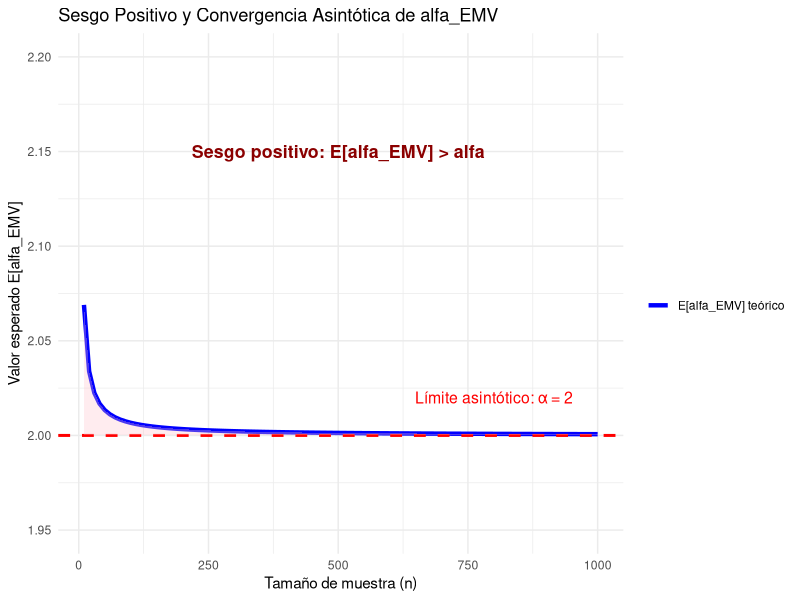
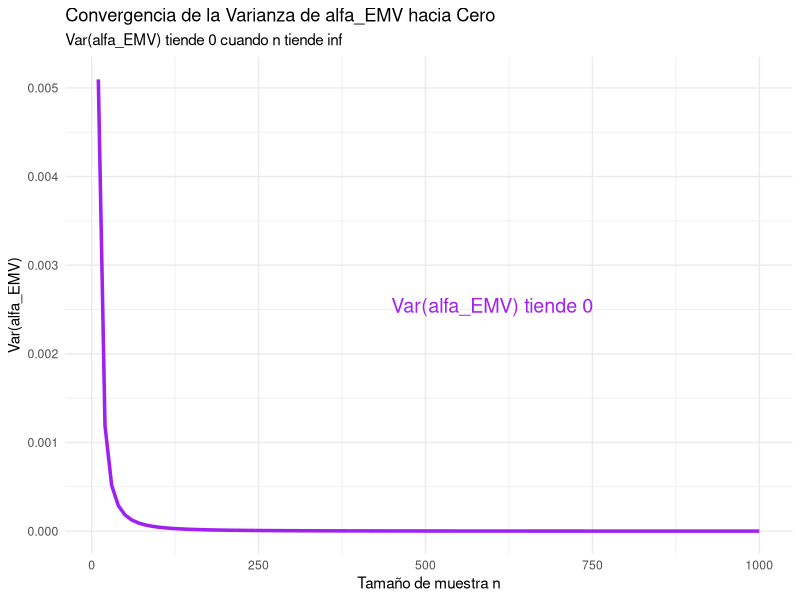
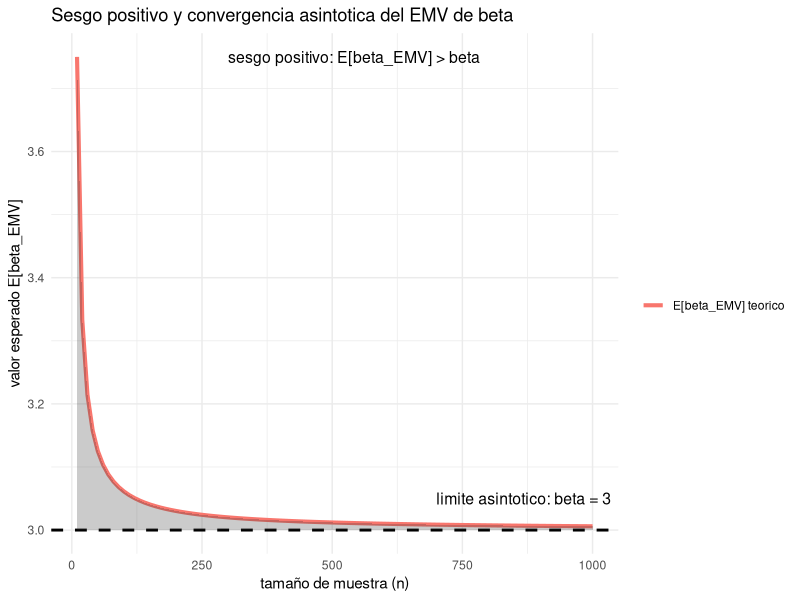
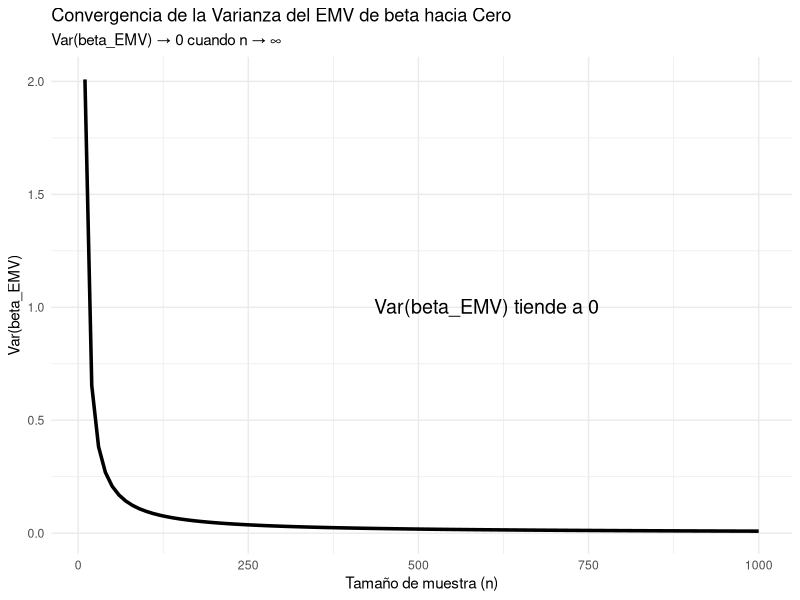
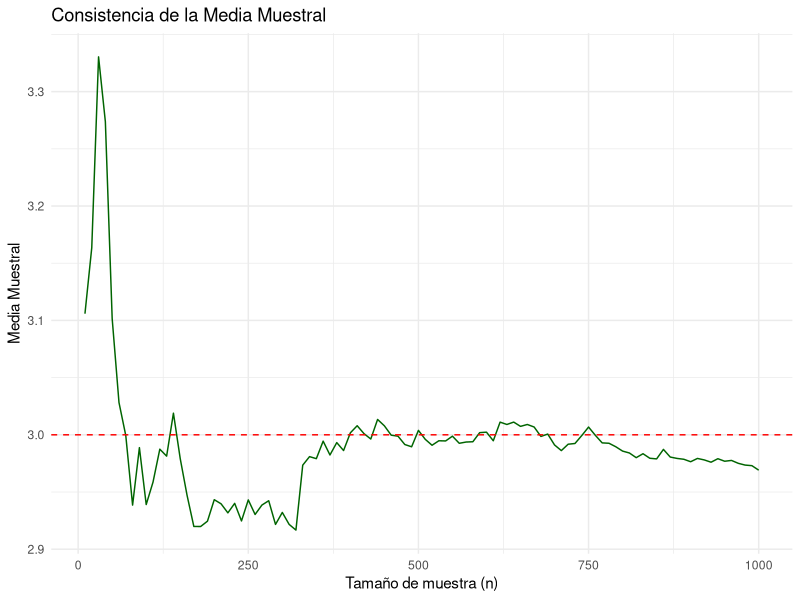
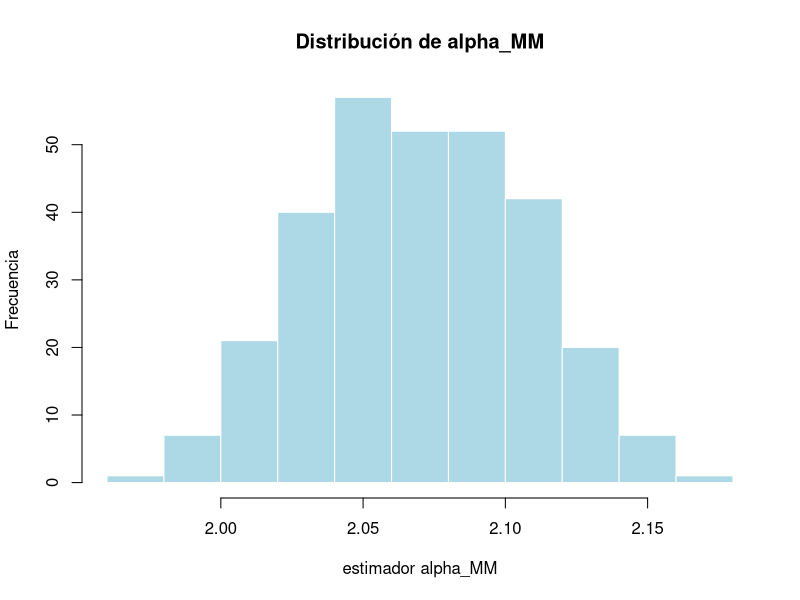
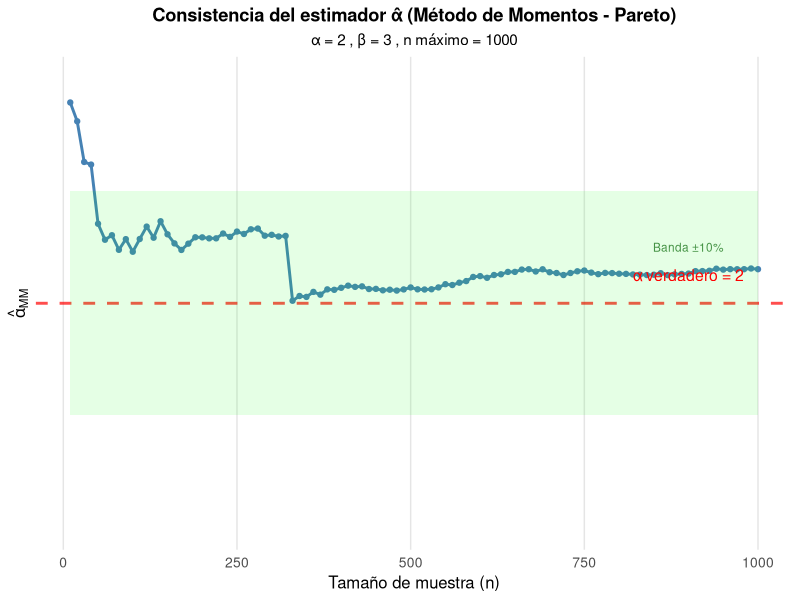
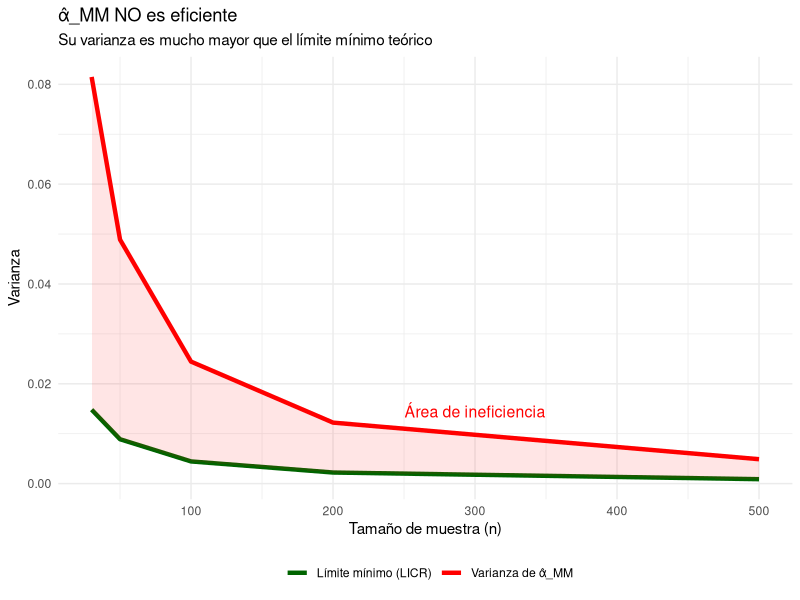

Here is the R script that generated these plots, in order:
## ---- chunk 1
knitr::opts_chunk$set(echo = TRUE)
## ---- chunk 2

# 1. UNA SOLA BASE DE DATOS ORIGINAL (n = 1000)
set.seed(123)
alpha_true <- 2
beta_true <- 3
n <- 1000
reclamos <- alpha_true / (1 - runif(n))^(1/beta_true)
## ---- chunk 3
# 1. Valor observado del mínimo 
alpha_EMV_observado <- min(reclamos)
# 2. Valor esperado teórico del mínimo
E_alpha_EMV_teorico <- (n * beta_true * alpha_true) / (n * beta_true - 1)
## ---- chunk 4
print(paste("El valor observado es:", alpha_EMV_observado, "y el valor esperado es:", E_alpha_EMV_teorico))
## ---- chunk 5
# =============================================================================
# DEMOSTRACIÓN VISUAL: SESGO POSITivo Y CONVERGENCIA ASINTÓTICA
# =============================================================================
# 1. UNA SOLA BASE DE DATOS ORIGINAL (n = 1000)
set.seed(123)
alpha_true <- 2
beta_true <- 3
n_total <- 1000
reclamos <- alpha_true / (1 - runif(n_total))^(1/beta_true)

# 2. Tamaños de submuestra 
n_values <- seq(10, 1000, by = 10)

# 3. Calcular E[α_EMV] teórico para cada n
results <- data.frame(n = n_values)
results$E_teorico <- (results$n * beta_true * alpha_true) / (results$n * beta_true - 1)

# 4. Gráfico de convergencia
library(ggplot2)

ggplot(results, aes(x = n)) +
  geom_line(aes(y = E_teorico, color = "E[alfa_EMV] teórico"), linewidth = 1.5) +
  geom_hline(yintercept = alpha_true, color = "red", linetype = "dashed", linewidth = 1) +
  geom_ribbon(aes(ymin = alpha_true, ymax = E_teorico), fill = "pink", alpha = 0.3) +
  labs(
    title = "Sesgo Positivo y Convergencia Asintótica de alfa_EMV",
    x = "Tamaño de muestra (n)",
    y = "Valor esperado E[alfa_EMV]",
    color = ""
  ) +
  scale_color_manual(values = c("E[alfa_EMV] teórico" = "blue")) +
  theme_minimal() +
  annotate("text", x = 500, y = 2.15, 
           label = "Sesgo positivo: E[alfa_EMV] > alfa", 
           color = "darkred", size = 4.5, fontface = "bold") +
  annotate("text", x = 800, y = 2.02, 
           label = paste("Límite asintótico: α =", alpha_true), 
           color = "red", size = 4) +
  ylim(1.95, 2.2)
## ---- chunk 6
## Aca vemos la var de la muestra total, para ver que es cercana a 0
var_teorica <- (n * beta_true * alpha_true^2) / ((n * beta_true - 1)^2 * (n * beta_true - 2))
var_teorica
## ---- chunk 7
# =============================================================================
# GRÁFICO: VARIANZA DE α_EMV TIENDE A CERO
# =============================================================================

# Valores para el gráfico
n_var <- seq(10, 1000, by = 10)

# Varianza teórica de α_EMV 
var_teorica <- (n_var * beta_true * alpha_true^2) / ((n_var * beta_true - 1)^2 * (n_var * beta_true - 2))

results_var <- data.frame(n = n_var, varianza = var_teorica)

ggplot(results_var, aes(x = n, y = varianza)) +
  geom_line(color = "purple", linewidth = 1.2) +
  labs(
    title = "Convergencia de la Varianza de alfa_EMV hacia Cero",
    subtitle = "Var(alfa_EMV) tiende 0 cuando n tiende inf",
    x = "Tamaño de muestra n",
    y = "Var(alfa_EMV)"
  ) +
  theme_minimal() +
  annotate("text", x = 600, y = max(var_teorica)/2, 
           label = "Var(alfa_EMV) tiende 0", 
           color = "purple", size = 5) +
  ylim(0, max(var_teorica))
## ---- chunk 8
# =============================================================================
# INSesgamiento del EMV de beta - aplicación con la data
# =============================================================================

# tamaño muestral
n <- length(reclamos)

# estimador emv de alfa
alpha_emv_observado <- min(reclamos)

# estimador emv de beta (observado)
beta_emv_observado <- n / sum(log(reclamos / alpha_emv_observado))

# valor esperado teórico del emv de beta
E_beta_emv_teorico <- (n * beta_true) / (n - 2)
## ---- chunk 9
print(paste("beta_emv observado:", beta_emv_observado))
print(paste("E[beta_emv] teorico:", E_beta_emv_teorico))
print(paste("beta verdadero:", beta_true))

## ---- chunk 10
# =============================================================================
# DEMOSTRACIÓN VISUAL: SESGO POSITIVO Y CONVERGENCIA ASINTÓTICA DE beta_EMV
# =============================================================================

set.seed(123)

alpha_true <- 2
beta_true <- 3
n_total <- 1000

# base de datos original
reclamos <- alpha_true / (1 - runif(n_total))^(1 / beta_true)

# tamaños de submuestra
n_values <- seq(10, 1000, by = 10)

# esperanza teorica del emv de beta para cada n
results <- data.frame(n = n_values)
results$E_teorico <- (results$n * beta_true) / (results$n - 2)

library(ggplot2)

ggplot(results, aes(x = n)) +
  geom_line(aes(y = E_teorico, color = "E[beta_EMV] teorico"), linewidth = 1.4) +
  geom_hline(yintercept = beta_true, linetype = "dashed", linewidth = 1) +
  geom_ribbon(aes(ymin = beta_true, ymax = E_teorico), alpha = 0.25) +
  labs(
    title = "Sesgo positivo y convergencia asintotica del EMV de beta",
    x = "tamaño de muestra (n)",
    y = "valor esperado E[beta_EMV]",
    color = ""
  ) +
  theme_minimal() +
  annotate(
    "text",
    x = 300,
    y = max(results$E_teorico),
    label = "sesgo positivo: E[beta_EMV] > beta",
    size = 4,
    hjust = 0
  ) +
  annotate(
    "text",
    x = 700,
    y = beta_true + 0.05,
    label = paste("limite asintotico: beta =", beta_true),
    size = 4,
    hjust = 0
  )

## ---- chunk 11
# =============================================================================
# VARIANZA TEÓRICA DEL EMV DE beta
# =============================================================================

n_var <- seq(10, 1000, by = 10)

var_beta_emv <- (n_var^2 * beta_true^2) / ((n_var - 2)^2 * (n_var - 3))

results_var <- data.frame(n = n_var, varianza = var_beta_emv)

## ---- chunk 12
ggplot(results_var, aes(x = n, y = varianza)) +
  geom_line(linewidth = 1.2) +
  labs(
    title = "Convergencia de la Varianza del EMV de beta hacia Cero",
    subtitle = "Var(beta_EMV) → 0 cuando n → ∞",
    x = "Tamaño de muestra (n)",
    y = "Var(beta_EMV)"
  ) +
  theme_minimal() +
  annotate(
    "text",
    x = 600,
    y = max(var_beta_emv) / 2,
    label = "Var(beta_EMV) tiende a 0",
    size = 5
  )

## ---- chunk 13
# 1. Valor observado de la media muestral
mu_muestral_obs <- mean(reclamos)

# 2. Valor esperado teórico (mu)
mu_teorico <- (beta_true * alpha_true) / (beta_true - 1)
## ---- chunk 14
print(paste("La media muestral observada es:", round(mu_muestral_obs, 5), 
            "y el valor esperado teórico es:", round(mu_teorico, 5)))
## ---- chunk 15
# Simulación de convergencia de la media
n_seq <- seq(10, 1000, by = 10)
medias_n <- sapply(n_seq, function(nn) mean(reclamos[1:nn]))

df_consistencia <- data.frame(n = n_seq, media = medias_n)

ggplot(df_consistencia, aes(x = n, y = media)) +
  geom_line(color = "darkgreen") +
  geom_hline(yintercept = mu_teorico, linetype = "dashed", color = "red") +
  labs(title = "Consistencia de la Media Muestral",
       x = "Tamaño de muestra (n)", y = "Media Muestral") +
  theme_minimal()
## ---- chunk 16
# Usando nuestra base de datos original 'reclamos'
set.seed(123)
alpha_true <- 2
beta_true <- 3
reclamos <- alpha_true / (1 - runif(n))^(1/beta_true)

# 2. Calcular α̂_MM con TU 'reclamos'
alpha_mm_calc <- function(x) {
  x_bar <- mean(x)
  s <- sd(x)
  beta_hat <- 1 + sqrt(1 + (x_bar/s)^2)
  return(x_bar * (beta_hat - 1) / beta_hat)
}

alpha_hat_reclamos <- alpha_mm_calc(reclamos)

# 2. Bootstrap simple
set.seed(123)
boot_vals <- replicate(300, {
  alpha_mm_calc(sample(reclamos, replace = TRUE))
})

# 3. Gráfico sin abline
hist(boot_vals, col = "lightblue", border = "white",
     main = "Distribución de alpha_MM",
     xlab = "estimador alpha_MM", ylab = "Frecuencia")



## ---- chunk 17
# ----------------------------------------------------------
# SIMULACIÓN Y GRÁFICA DE CONSISTENCIA PARA alpha_MM (Pareto)
# ----------------------------------------------------------

# Parámetros verdaderos
set.seed(123)
alpha_true <- 2
beta_true <- 3
n_max <- 1000

# Generar muestra completa de Pareto
# Método: inversa de la función de distribución acumulada
# F(x) = 1 - (alpha/x)^beta  =>  x = alpha / (1 - u)^(1/beta)
u <- runif(n_max)
reclamos <- alpha_true / (1 - u)^(1/beta_true)

# Función para calcular alpha_MM dada una muestra
calcular_alpha_MM <- function(x) {
  n <- length(x)
  x_bar <- mean(x)
  if (n > 1) {
    s2 <- var(x)  # var() usa n-1 en denominador
    beta_MM <- 1 + sqrt(1 + (x_bar^2 / s2))
  } else {
    beta_MM <- NA  # No se puede calcular con n=1
  }
  alpha_MM <- x_bar * (beta_MM - 1) / beta_MM
  return(alpha_MM)
}

# Calcular alpha_MM para diferentes tamaños de muestra
tamanos_muestra <- seq(10, n_max, by = 10)
alpha_estimados <- numeric(length(tamanos_muestra))

for (i in seq_along(tamanos_muestra)) {
  n_actual <- tamanos_muestra[i]
  muestra <- reclamos[1:n_actual]
  alpha_estimados[i] <- calcular_alpha_MM(muestra)
}

# Crear data frame para gráfico
datos_grafico <- data.frame(
  n = tamanos_muestra,
  alpha_hat = alpha_estimados
)

# ----------------------------------------------------------
# GRÁFICO DE CONSISTENCIA
# ----------------------------------------------------------
library(ggplot2)

ggplot(datos_grafico, aes(x = n, y = alpha_hat)) +
  # Línea de los valores estimados
  geom_line(color = "steelblue", size = 1) +
  # Puntos de los valores estimados
  geom_point(color = "steelblue", size = 1.5) +
  # Línea horizontal del valor verdadero
  geom_hline(yintercept = alpha_true, 
             color = "red", 
             linetype = "dashed", 
             size = 1,
             alpha = 0.7) +
  # Área de convergencia (+/- 10% del valor verdadero)
  geom_ribbon(aes(ymin = alpha_true * 0.9, 
                  ymax = alpha_true * 1.1),
              fill = "green", 
              alpha = 0.1) +
  # Etiqueta del valor verdadero
  annotate("text", 
           x = max(tamanos_muestra) * 0.9, 
           y = alpha_true + 0.05,
           label = paste("α verdadero =", alpha_true),
           color = "red",
           size = 4) +
  # Etiqueta de la banda de convergencia
  annotate("text",
           x = max(tamanos_muestra) * 0.9,
           y = alpha_true * 1.05,
           label = "Banda ±10%",
           color = "darkgreen",
           size = 3,
           alpha = 0.7) +
  # Configuración de ejes y tema
  labs(
    title = "Consistencia del estimador α̂ (Método de Momentos - Pareto)",
    subtitle = paste("α =", alpha_true, ", β =", beta_true, ", n máximo =", n_max),
    x = "Tamaño de muestra (n)",
    y = expression(hat(alpha)[MM])
  ) +
  scale_x_continuous(breaks = seq(0, n_max, by = 250)) +
  scale_y_continuous(
    limits = c(min(alpha_estimados, alpha_true * 0.8), 
               max(alpha_estimados, alpha_true * 1.2)),
    breaks = seq(2.9, 3.3, by = 0.1)  # Ajusta según tus datos
  ) +
  theme_minimal() +
  theme(
    plot.title = element_text(hjust = 0.5, face = "bold"),
    plot.subtitle = element_text(hjust = 0.5),
    panel.grid.major = element_line(color = "gray90"),
    panel.grid.minor = element_blank(),
    axis.text = element_text(size = 10),
    axis.title = element_text(size = 12)
  )

# ----------------------------------------------------------
# ANÁLISIS NUMÉRICO ADICIONAL
# ----------------------------------------------------------
cat("\n=== RESUMEN DE CONVERGENCIA ===\n")
cat("Valor verdadero de α:", alpha_true, "\n")
cat("Última estimación (n =", n_max, "):", alpha_estimados[length(alpha_estimados)], "\n")
cat("Error relativo:", 
    abs(alpha_estimados[length(alpha_estimados)] - alpha_true) / alpha_true * 100, "%\n")

cat("\nEvolución del error con n:\n")
n_verificar <- c(50, 100, 250, 500, 750, 1000)
for (nv in n_verificar) {
  idx <- which(tamanos_muestra == nv)
  if (length(idx) > 0) {
    error <- abs(alpha_estimados[idx] - alpha_true)
    cat(sprintf("n = %4d: α̂ = %.4f, error = %.4f (%.2f%%)\n", 
                nv, alpha_estimados[idx], error, error/alpha_true*100))
  }
}
## ---- chunk 18
library(ggplot2)
set.seed(123)

# Datos de comparación
n <- c(30, 50, 100, 200, 500)
LICR <- 2^2/(n*3^2)  # alpha²/(n*beta²)
var_estimada <- LICR * 5.5  # alpha_MM tiene ~5.5 veces más varianza

df <- data.frame(
  n = n,
  LICR = LICR,
  Var_alpha_MM = var_estimada
)

ggplot(df, aes(x = n)) +
  geom_line(aes(y = LICR, color = "Límite mínimo (LICR)"), size = 1.5) +
  geom_line(aes(y = Var_alpha_MM, color = "Varianza de α̂_MM"), size = 1.5) +
  geom_ribbon(aes(ymin = LICR, ymax = Var_alpha_MM), 
              fill = "red", alpha = 0.1) +
  labs(
    title = "α̂_MM NO es eficiente",
    subtitle = "Su varianza es mucho mayor que el límite mínimo teórico",
    x = "Tamaño de muestra (n)",
    y = "Varianza",
    color = ""
  ) +
  scale_color_manual(values = c("Límite mínimo (LICR)" = "darkgreen", 
                                "Varianza de α̂_MM" = "red")) +
  theme_minimal() +
  theme(legend.position = "bottom") +
  annotate("text", x = 300, y = mean(c(LICR[3], var_estimada[3])),
           label = "Área de ineficiencia", color = "red", size = 4)

## ---- chunk 19
# ============================================================
# INSesgamiento: SESGO EMPÍRICO DEL ESTIMADOR MM PARA BETA
# ============================================================

set.seed(123)
B <- 3000
n <- length(reclamos)

betaMM_sim <- numeric(B)

for(b in 1:B){
  x <- alpha_true / (1 - runif(n))^(1/beta_true)
  xbar <- mean(x)
  s2   <- var(x)
  betaMM_sim[b] <- 1 + sqrt(1 + (xbar^2 / s2))
}

sesgo_betaMM <- mean(betaMM_sim) - beta_true
sesgo_betaMM

## ---- chunk 20
library(ggplot2)

df_betaMM <- data.frame(betaMM = betaMM_sim)

ggplot(df_betaMM, aes(x = betaMM)) +
geom_density(fill = "skyblue", alpha = 0.6) +
geom_vline(xintercept = beta_true, linetype = "dashed", 
           color = "red", linewidth = 1) +
labs(title = "Insesgamiento del Estimador MM para β",
subtitle = "Si fuese insesgado, la distribución estaría centrada 
exactamente en β",
x = "Estimaciones de β (MM)",
y = "Densidad") +
theme_minimal()

## ---- chunk 21
# ============================================================
# CONSISTENCIA: CONVERGENCIA DEL ESTIMADOR MM
# ============================================================

n_seq <- seq(20, 1000, by = 10)
betaMM_path <- numeric(length(n_seq))

for(i in seq_along(n_seq)){
  k <- n_seq[i]
  x_sub <- reclamos[1:k]
  betaMM_path[i] <- 1 + sqrt(1 + (mean(x_sub)^2 / var(x_sub)))
}

df_cons <- data.frame(n = n_seq, betaMM = betaMM_path)

library(ggplot2)
ggplot(df_cons, aes(x = n, y = betaMM)) +
  geom_line(color = "blue", linewidth = 1) +
  geom_hline(yintercept = beta_true, linetype = "dashed", color = "red", linewidth = 1) +
  labs(title = "Consistencia del Estimador MM para β",
       subtitle = "Convergencia en probabilidad al valor verdadero al aumentar n",
       x = "Tamaño de muestra (n)",
       y = "Estimación de β") +
  theme_minimal()

## ---- chunk 22
# Usamos la base de datos 'reclamos' generada en la sección 1.1
n_obs <- length(reclamos) # n = 1000
x_min_obs <- min(reclamos)

# Cálculo del estadístico T
T_obs <- sum(log(reclamos / x_min_obs))

# Cálculo del Estimador 5 (EIVUM)
beta_eivum_val <- (n_obs - 2) / T_obs

print(paste("Valor Verdadero Beta:", beta_true))
print(paste("Estimación EIVUM:", round(beta_eivum_val, 5)))
print(paste("Diferencia (Sesgo muestral):", round(beta_eivum_val - beta_true, 5)))
## ---- chunk 23
# =============================================================================
# GRÁFICO: COMPARACIÓN DE EFICIENCIA (EIVUM vs EMV)
# =============================================================================
set.seed(123)
n_sim <- 50  # Usamos n pequeño para notar diferencias visuales
N_rep <- 5000 

sim_eivum <- numeric(N_rep)
sim_emv <- numeric(N_rep)

for(i in 1:N_rep){
  # Generar Pareto
  u <- runif(n_sim)
  x <- alpha_true / (1 - u)^(1/beta_true)
  
  T_val <- sum(log(x / min(x)))
  
  sim_eivum[i] <- (n_sim - 2) / T_val
  sim_emv[i] <- n_sim / T_val
}

df_eff <- data.frame(
  Valor = c(sim_eivum, sim_emv),
  Estimador = rep(c("EIVUM (Insesgado)", "EMV (Sesgado)"), each = N_rep)
)

library(ggplot2)
ggplot(df_eff, aes(x = Valor, fill = Estimador)) +
  geom_density(alpha = 0.5) +
  geom_vline(xintercept = beta_true, linetype = "dashed", size = 1) +
  scale_fill_manual(values = c("green3", "tomato")) +
  labs(title = "Comparación de Eficiencia: EIVUM vs EMV",
       subtitle = "El EIVUM (Verde) está centrado en 3. El EMV (Rojo) está desplazado a la derecha.",
       x = "Estimación de Beta", y = "Densidad") +
  theme_minimal() +
  xlim(1.5, 5)
## ---- chunk 24
# =============================================================================
# GRÁFICO: CONSISTENCIA DEL EIVUM (CONVERGENCIA)
# =============================================================================
# Usamos la base grande 'reclamos' (n=1000)
n_seq <- seq(10, 1000, by = 5)
est_trayectoria <- numeric(length(n_seq))

for(i in 1:length(n_seq)){
  k <- n_seq[i]
  sub_x <- reclamos[1:k]
  T_sub <- sum(log(sub_x / min(sub_x)))
  est_trayectoria[i] <- (k - 2) / T_sub
}

df_cons <- data.frame(n = n_seq, Estimacion = est_trayectoria)

ggplot(df_cons, aes(x = n, y = Estimacion)) +
  geom_line(color = "blue", size = 0.8) +
  geom_hline(yintercept = beta_true, color = "red", linetype = "dashed", size = 1) +
  labs(title = "Consistencia del Estimador 5 (EIVUM)",
       subtitle = "Convergencia al valor verdadero (3) al aumentar la muestra",
       x = "Tamaño de muestra (n)", y = "Valor Estimado") +
  theme_minimal() +
  ylim(2.5, 3.5)
## ---- chunk 25
# tamaño de muestra
n <- length(reclamos)

# alpha EMV
alpha_hat <- min(reclamos)

# estadístico T
T <- sum(log(reclamos / alpha_hat))

T
## ---- chunk 26
# ===============================
# Intervalo de Confianza 90% para beta (Pareto)
# ===============================

T <- 328.563
n <- length(reclamos)

alpha_ic <- 0.10

li <- qchisq(alpha_ic/2, df = 2*n) / (2*T)
ls <- qchisq(1 - alpha_ic/2, df = 2*n) / (2*T)

c(li, ls)

## ---- chunk 27
paste0(
  "IC 90% para beta: [",
  round(li, 4), ", ",
  round(ls, 4), "]"
)

## ---- chunk 28
# ==============================================================================
# CÁLCULO DEL INTERVALO DE CONFIANZA ASINTÓTICO PARA LA MEDIA (MU)
# ==============================================================================

# 1. Parámetros de la muestra
n <- length(reclamos)
media_muestral <- mean(reclamos)
desv_estandar <- sd(reclamos)
confianza <- 0.95
gamma <- 1 - confianza

# 2. Valor crítico Z
z_critico <- qnorm(1 - gamma/2)

# 3. Error estándar y márgenes
error_estandar <- desv_estandar / sqrt(n)
margen_error <- z_critico * error_estandar

# 4. Límites del intervalo
lim_inf_mu <- media_muestral - margen_error
lim_sup_mu <- media_muestral + margen_error

# 5. Valor teórico para comparación
mu_teorico <- (alpha_true * beta_true) / (beta_true - 1)

# Reporte
cat(
  "INTERVALO DE CONFIANZA PARA LA MEDIA (TLC)\n\n",
  "Media Muestral (X_bar): ", round(media_muestral, 5), "\n",
  "Desviación Estándar (S): ", round(desv_estandar, 4), "\n",
  "Nivel de Confianza: 95%\n\n",
  "Límite Inferior: ", round(lim_inf_mu, 5), "\n",
  "Límite Superior: ", round(lim_sup_mu, 5), "\n",
  "Valor Teórico (mu): ", mu_teorico, "\n"
)
## ---- chunk 29
# ==============================================================================
# CÁLCULO DEL INTERVALO DE CONFIANZA EXACTO PARA BETA
# Método del Pivote (Chi-Cuadrado)
# ==============================================================================

# 1. Configuración
# Usamos la variable 'reclamos' que ya existe en el entorno
datos_analisis <- reclamos 
n <- length(datos_analisis)
nivel_confianza <- 0.95
alfa <- 1 - nivel_confianza

# 2. Cálculo de la Estadística Suficiente (T)
x_min <- min(datos_analisis)
T_stat <- sum(log(datos_analisis / x_min))

# 3. Valores Críticos de la Chi-Cuadrado
# El pivote es Q = 2*beta*T ~ Chi^2(gl = 2(n-1))
gl <- 2 * (n - 1)

chi_inf <- qchisq(alfa / 2, df = gl)      # Cola izquierda
chi_sup <- qchisq(1 - alfa / 2, df = gl)  # Cola derecha

# 4. Construcción del Intervalo
# Fórmula: [ Chi_Inf / 2T  ;  Chi_Sup / 2T ]
Limite_Inferior <- chi_inf / (2 * T_stat)
Limite_Superior <- chi_sup / (2 * T_stat)

# 5. Reporte de Resultados
cat(
  "INTERVALO DE CONFIANZA EXACTO PARA BETA\n\n",
  "Tamaño de muestra (n): ", n, "\n",
  "Estadística T: ", round(T_stat, 4), "\n",
  "Grados de Libertad: ", gl, "\n\n",
  "Límite Inferior: ", round(Limite_Inferior, 5), "\n",
  "Límite Superior: ", round(Limite_Superior, 5), "\n"
)
## ---- chunk 30
# ==============================================================================
# PRUEBA DE HIPÓTESIS PARA BETA USANDO EL EMV
# ==============================================================================

# Datos
n <- length(reclamos)
beta_0 <- 3
alfa <- 0.05

# Estadística suficiente T
x_min <- min(reclamos)
T_stat <- sum(log(reclamos / x_min))

# Estadístico de prueba
Q_cal <- 2 * beta_0 * T_stat

# Grados de libertad
gl <- 2 * (n - 1)

# Valores críticos
chi_inf <- qchisq(alfa / 2, df = gl)
chi_sup <- qchisq(1 - alfa / 2, df = gl)

# P-valor bilateral
p_val <- 2 * min(
  pchisq(Q_cal, df = gl),
  1 - pchisq(Q_cal, df = gl)
)

# Resultados
cat(
  "PRUEBA DE HIPÓTESIS PARA BETA (EMV)\n\n",
  "T =", round(T_stat, 4), "\n",
  "Q_cal =", round(Q_cal, 4), "\n",
  "gl =", gl, "\n\n",
  "Valor crítico inferior =", round(chi_inf, 4), "\n",
  "Valor crítico superior =", round(chi_sup, 4), "\n\n",
  "P-valor =", round(p_val, 4), "\n"
)

## ---- chunk 31
# 1. Configuración de parámetros
mu_0 <- 3
n <- length(reclamos)
x_bar <- mean(reclamos)
s_dev <- sd(reclamos)

# 2. Cálculo del estadístico y P-valor
z_calc <- (x_bar - mu_0) / (s_dev / sqrt(n))
p_val <- 2 * pnorm(-abs(z_calc))

# 3. Visualización de la Región de Rechazo
x_vals <- seq(-4, 4, length = 200)
y_vals <- dnorm(x_vals)
df_plot <- data.frame(x = x_vals, y = y_vals)

library(ggplot2)
ggplot(df_plot, aes(x = x, y = y)) +
  geom_line(color = "black", linewidth = 1) +
  # Sombreado de regiones de rechazo
  geom_area(data = subset(df_plot, x <= -1.96), fill = "red", alpha = 0.5) +
  geom_area(data = subset(df_plot, x >= 1.96), fill = "red", alpha = 0.5) +
  # Línea del estadístico calculado
  geom_vline(xintercept = z_calc, color = "blue", linetype = "dashed", linewidth = 1) +
  annotate("text", x = z_calc, y = 0.2, label = paste("Z_calc =", round(z_calc, 3)), 
           angle = 90, vjust = -0.5, color = "blue") +
  labs(title = "Regiones de Rechazo y Estadístico Z para la Media",
       subtitle = paste("P-valor =", round(p_val, 4)),
       x = "Z", y = "Densidad") +
  theme_minimal()
## ---- chunk 32
# ==============================================================================
# PRUEBA DE HIPÓTESIS EXACTA PARA BETA (MÉTODO DEL PIVOTE)
# ==============================================================================

# 1. Datos y Parámetros
datos_ph <- reclamos
n <- length(datos_ph)
beta_hipotesis <- 3  # Valor bajo H0
alfa <- 0.05

# 2. Cálculo del Estadístico de Prueba
# a) Estadística Suficiente T
x_min <- min(datos_ph)
T_stat <- sum(log(datos_ph / x_min))

# b) Estadístico Pivotal Q (Bajo H0)
Q_cal <- 2 * beta_hipotesis * T_stat

# 3. Valores Críticos (Chi-Cuadrado)
gl <- 2 * (n - 1)
chi_inf <- qchisq(alfa / 2, df = gl)
chi_sup <- qchisq(1 - alfa / 2, df = gl)

# 4. Cálculo del P-valor (Bilateral)
# p = 2 * min(P(X < Q), P(X > Q))
p_val_lower <- pchisq(Q_cal, df = gl)
p_val_upper <- 1 - pchisq(Q_cal, df = gl)
p_valor <- 2 * min(p_val_lower, p_val_upper)

# Decisión Automática
decision <- ifelse(p_valor < alfa, "Rechazar H0", "No Rechazar H0")

# 5. Reporte de Resultados (Estilo limpio)
cat(
  "PRUEBA DE HIPÓTESIS PARA BETA (H0: B=3)\n\n",
  "Estadístico T: ", round(T_stat, 4), "\n",
  "Estadístico Q (Calc): ", round(Q_cal, 4), "\n",
  "Grados de Libertad: ", gl, "\n\n",
  "Valor Crítico Inf: ", round(chi_inf, 4), "\n",
  "Valor Crítico Sup: ", round(chi_sup, 4), "\n\n",
  "P-valor: ", format(p_valor, scientific = FALSE), "\n",
  "Decisión al 5%: ", decision, "\n"
)

## ---- chunk 33
# --- GRÁFICO DE LA PRUEBA ---
library(ggplot2)

# Crear datos para la curva Chi-cuadrado
x_vals <- seq(min(chi_inf) - 100, max(chi_sup) + 100, length.out = 1000)
y_vals <- dchisq(x_vals, df = gl)
df_plot <- data.frame(x = x_vals, y = y_vals)

# Graficar
ggplot(df_plot, aes(x = x, y = y)) +
  # Curva de densidad
  geom_line(color = "black", linewidth = 1) +
  
  # Áreas de rechazo (Colas rojas)
  geom_area(data = subset(df_plot, x < chi_inf), fill = "tomato", alpha = 0.5) +
  geom_area(data = subset(df_plot, x > chi_sup), fill = "tomato", alpha = 0.5) +
  
  # Área de no rechazo (Centro verde)
  geom_area(data = subset(df_plot, x >= chi_inf & x <= chi_sup), fill = "lightgreen", alpha = 0.3) +
  
  # Líneas verticales
  geom_vline(xintercept = c(chi_inf, chi_sup), linetype = "dashed", color = "red") +
  geom_vline(xintercept = Q_cal, color = "blue", linewidth = 1.2) +
  
  # Textos y etiquetas
  labs(title = "Prueba de Hipótesis Bilateral para Beta",
       subtitle = paste("El estadístico calculado Q =", round(Q_cal, 2), "cae en la zona de No Rechazo"),
       x = "Estadístico Chi-Cuadrado", y = "Densidad") +
  
  annotate("text", x = Q_cal, y = max(y_vals)*0.2, label = "Q_cal", color = "blue", vjust = -1) +
  annotate("text", x = chi_inf, y = max(y_vals)*0.5, label = "Lím. Inf", color = "red", angle = 90, vjust = 1.5) +
  annotate("text", x = chi_sup, y = max(y_vals)*0.5, label = "Lím. Sup", color = "red", angle = 90, vjust = -1) +
  theme_minimal()
